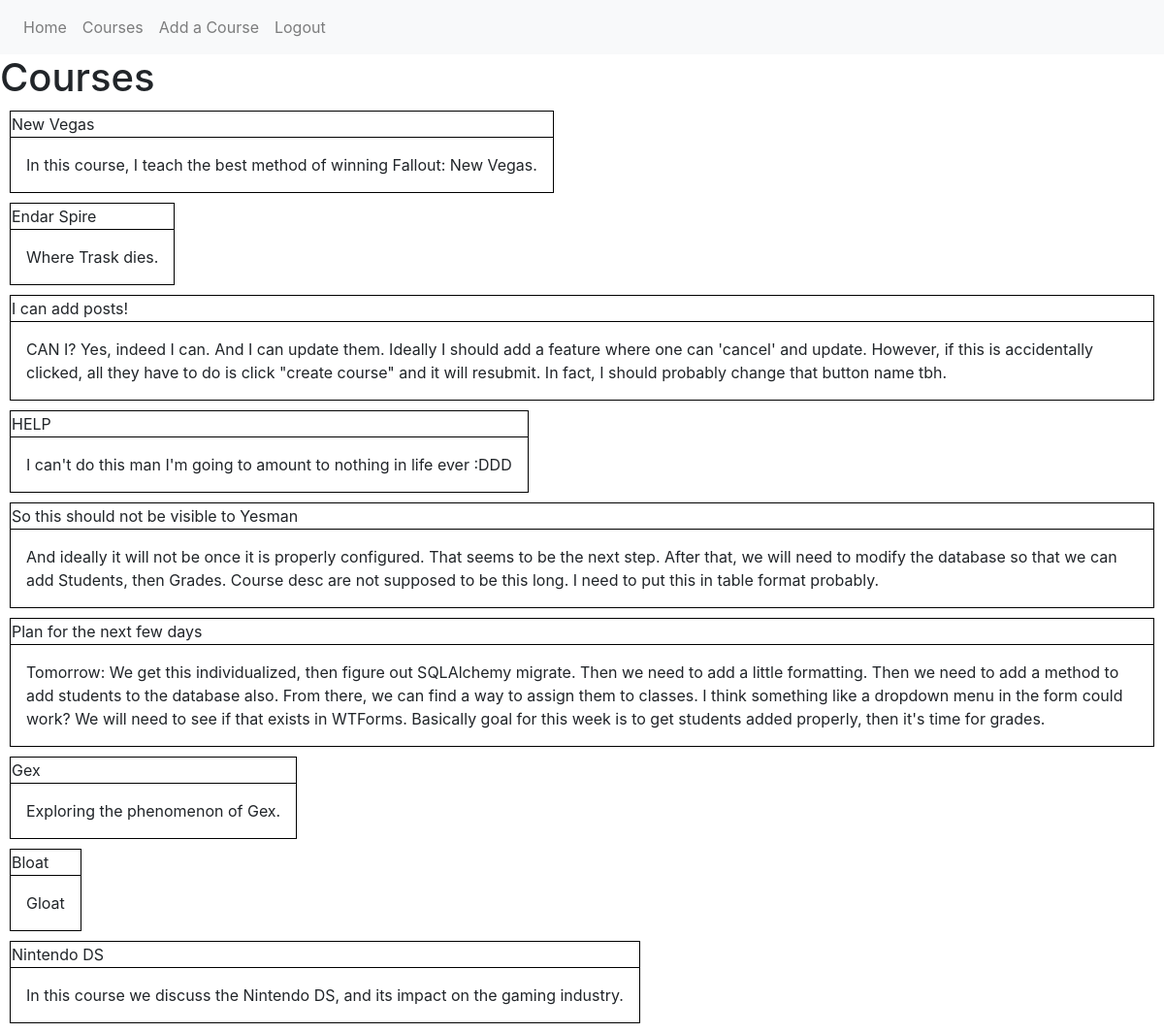
The page /course/home (signed in) on the database its author committed.
### guide_and_teach/models.py (models this page shows, shortened)
class Course(db.Model):
    id = db.Column(db.Integer, primary_key=True)
    course_title = db.Column(db.String(100), nullable=False)
    course_desc = db.Column(db.Text, nullable=False)
    user_id = db.Column(db.Integer, db.ForeignKey('user.id'), nullable=False)

### guide_and_teach/routes.py (the view)
@app.route('/course/home')
@login_required
def course_home():
    courses = Course.query.all()
    return render_template('courses_page.html', title='Courses', courses=courses)

### guide_and_teach/models.py (called while the page is built)
@login_manager.user_loader
def load_user(user_id):
    return User.query.get(int(user_id))

### guide_and_teach/templates/courses_page.html
{% extends "layout.html" %}
{% block content %}
    <h1>Courses</h1>
    {% for course in courses %}
        <article>
            <table class="yes">
                <thead>
                    <tr>
                        <td>{{ course.course_title }}</td>
                    </tr>
                </thead>
                <tbody>
                    <tr>
                        <td>
                            <p>{{ course.course_desc }}</p>
                        </td>
                    </tr>
                </tbody>
            </table>
        </article>
    {% endfor %}
{% endblock content %}

### guide_and_teach/templates/layout.html (shortened to what this page needs)
<!DOCTYPE html>
<html>
<head>
    <link rel="stylesheet" href="https://stackpath.bootstrapcdn.com/bootstrap/4.5.2/css/bootstrap.min.css">
    <link rel="stylesheet" type="text/css" href="{{ url_for('static', filename='style.css') }}">
</head>
<body>
    <nav class="navbar navbar-expand-lg navbar-light bg-light">
      {% if current_user.is_authenticated %}
        <div class="" id="navbarSupportedContent">
          <ul class="navbar-nav mr-auto">
            <li class="nav-item">
              <a class="nav-link" href="{{ url_for('home') }}">Home</a>
            </li>
            <li class="nav-item">
              <a class="nav-link" href="{{ url_for('course_home') }}">Courses</a>
            </li>
            <li class="nav-item">
              <a class="nav-link" href="{{ url_for('create_course') }}">Add a Course</a>
            </li>
            <li class="nav-item">
              <a class="nav-link" href="{{ url_for('logout') }}">Logout</a>
            </li>
          </ul>
        </div>
        {% endif %}
      </nav>
    {% block content %}{% endblock %}
</body>
</html>

### guide_and_teach/static/style.css (style rules this page uses)
p { padding: 10px; margin: 5px; }
table { border: 1px solid black; margin: 10px }
thead { border: 1px solid black; }

### rows shown on the page
Course: course_title "New Vegas", course_desc "In this course, I teach the best method of winning Fallout: New Vegas."
Course: course_title "Endar Spire", course_desc "Where Trask dies."
Course: course_title "I can add posts!", course_desc "CAN I? Yes, indeed I can. And I can update them. Ideally I should add a feature where one can 'cancel' and update. However, if this is accidentally clicked, all they have to do is click \"create course\" and it will resubmit. In fact, I should probably change that button name tbh."
Course: course_title "HELP", course_desc "I can't do this man I'm going to amount to nothing in life ever :DDD"
Course: course_title "So this should not be visible to Yesman", course_desc "And ideally it will not be once it is properly configured. That seems to be the next step. After that, we will need to modify the database so that we can add Students, then Grades. Course desc are not supposed to be this long. I need to put this in table format probably."
Course: course_title "Plan for the next few days", course_desc "Tomorrow: We get this individualized, then figure out SQLAlchemy migrate. Then we need to add a little formatting. Then we need to add a method to add students to the database also. From there, we can find a way to assign them to classes. I think something like a dropdown menu in the form could work? We will need to see if that exists in WTForms. Basically goal for this week is to get students added properly, then it's time for grades."
Course: course_title "Gex", course_desc "Exploring the phenomenon of Gex."
Course: course_title "Bloat", course_desc "Gloat"
Course: course_title "Nintendo DS", course_desc "In this course we discuss the Nintendo DS, and its impact on the gaming industry."
